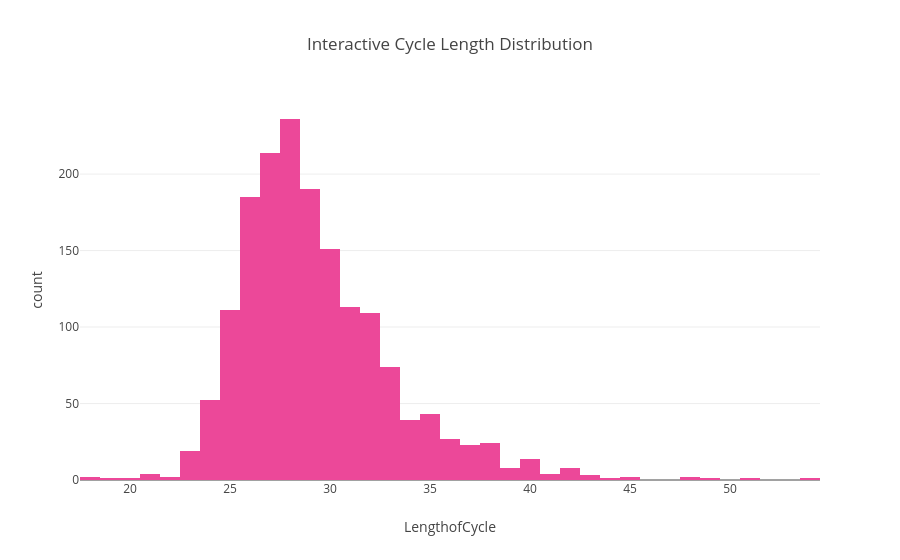
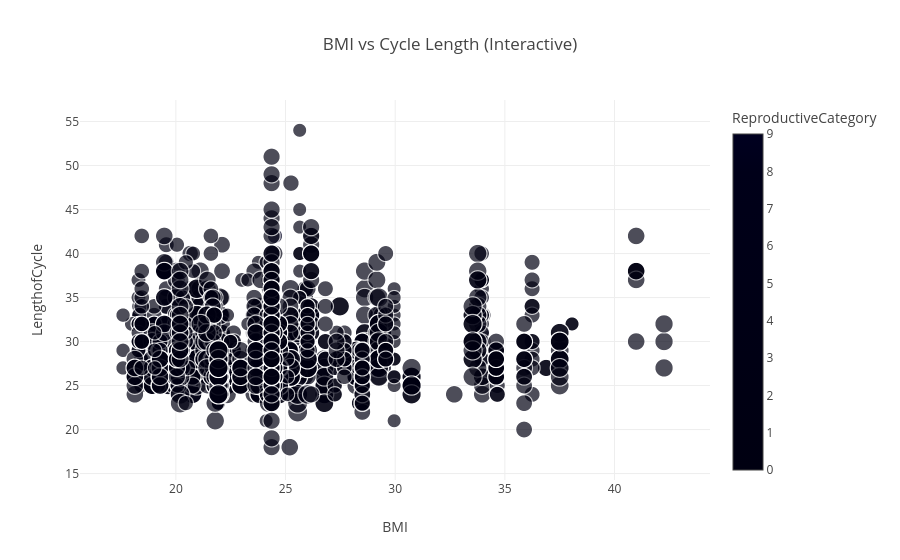
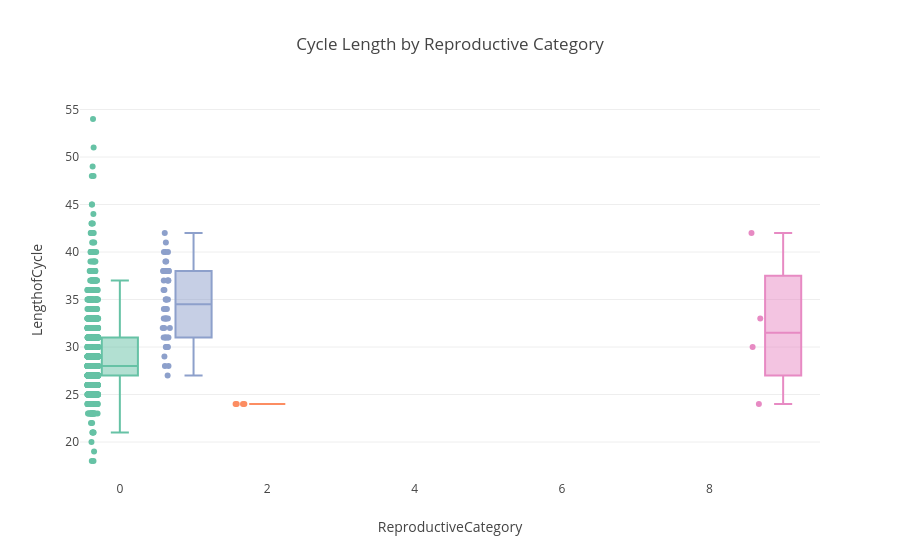
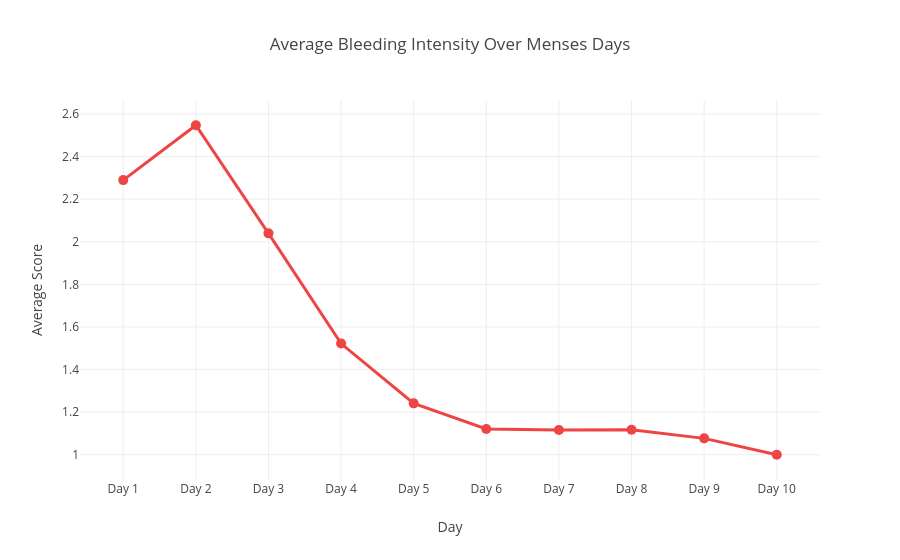

The cell these charts' notebook holds for them, in order:
### Markdown cell above
## 7. Visualisations

### Code cell
import pandas as pd
import numpy as np
import matplotlib.pyplot as plt
import seaborn as sns
import plotly.express as px
import plotly.graph_objects as go
from plotly.subplots import make_subplots

# Load data
df = pd.read_csv("C:/Users/vidus/Downloads/data_imputed.csv")

print("="*60)
print("DATASET OVERVIEW")
print("="*60)
print(f"Total Clients: {df['ClientID'].nunique()}")
print(f"Total Cycles: {len(df)}")
print(f"\nColumns: {df.shape[1]}")

# ============================================
# STATIC VISUALIZATIONS (Matplotlib/Seaborn)
# ============================================

sns.set_style("whitegrid")
fig, axes = plt.subplots(2, 3, figsize=(18, 10))
fig.suptitle('Menstrual Cycle Analysis Dashboard', fontsize=20, fontweight='bold')

# 1. Cycle Length Distribution
sns.histplot(df['LengthofCycle'].dropna(), bins=30, kde=True, color='#ec4899', ax=axes[0,0])
axes[0,0].set_title('Cycle Length Distribution', fontweight='bold', fontsize=12)
axes[0,0].set_xlabel('Days')

# 2. Age vs Cycle Length
sns.boxplot(data=df, x=pd.cut(df['Age'], bins=[17,25,30,35,40,45]), 
            y='LengthofCycle', palette='Set2', ax=axes[0,1])
axes[0,1].set_title('Cycle Length by Age Group', fontweight='bold', fontsize=12)
axes[0,1].set_xlabel('Age Group')
axes[0,1].tick_params(axis='x', rotation=45)

# 3. BMI vs Cycle Length
sns.scatterplot(data=df, x='BMI', y='LengthofCycle', hue='ReproductiveCategory',
                palette='viridis', s=80, alpha=0.6, ax=axes[0,2])
axes[0,2].set_title('BMI vs Cycle Length', fontweight='bold', fontsize=12)
axes[0,2].legend(fontsize=8)

# 4. Reproductive Category Distribution
repro_counts = df['ReproductiveCategory'].value_counts()
colors = sns.color_palette('pastel')
axes[1,0].pie(repro_counts.values, labels=repro_counts.index, 
              autopct='%1.1f%%', colors=colors)
axes[1,0].set_title('Reproductive Category', fontweight='bold', fontsize=12)

# 5. Luteal Phase Length
sns.histplot(df['LengthofLutealPhase'].dropna(), bins=20, kde=True, 
             color='#8b5cf6', ax=axes[1,1])
axes[1,1].set_title('Luteal Phase Length Distribution', fontweight='bold', fontsize=12)
axes[1,1].set_xlabel('Days')

# 6. Menses Length vs Cycle Length
sns.scatterplot(data=df, x='LengthofCycle', y='LengthofMenses', 
                hue='CycleWithPeakorNot', palette='Set1', s=60, alpha=0.5, ax=axes[1,2])
axes[1,2].set_title('Menses vs Cycle Length', fontweight='bold', fontsize=12)
axes[1,2].legend(fontsize=8)

plt.tight_layout()
plt.savefig('cycle_analysis_dashboard.png', dpi=300, bbox_inches='tight')
plt.show()

# ============================================
# CORRELATION HEATMAP
# ============================================

fig, ax = plt.subplots(figsize=(12, 10))
numeric_cols = ['Age', 'BMI', 'Height', 'Weight', 'LengthofCycle', 
                'MeanCycleLength', 'LengthofMenses', 'LengthofLutealPhase',
                'TotalNumberofHighDays', 'TotalDaysofFertility']
numeric_cols = [col for col in numeric_cols if col in df.columns]

correlation = df[numeric_cols].corr()
sns.heatmap(correlation, annot=True, fmt='.2f', cmap='coolwarm', 
            center=0, square=True, ax=ax, cbar_kws={'label': 'Correlation'},
            linewidths=0.5)
ax.set_title('Feature Correlation Matrix', fontsize=16, fontweight='bold', pad=20)
plt.tight_layout()
plt.savefig('correlation_heatmap.png', dpi=300, bbox_inches='tight')
plt.show()

# ============================================
# INTERACTIVE VISUALIZATIONS (Plotly)
# ============================================

# 1. Interactive Cycle Length Distribution
fig1 = px.histogram(df, x='LengthofCycle', nbins=40, 
                    title='Interactive Cycle Length Distribution',
                    color_discrete_sequence=['#ec4899'])
fig1.update_layout(showlegend=False, height=500)
fig1.write_html('interactive_cycle_distribution.html')
fig1.show()

# 2. Interactive Scatter: BMI vs Cycle Length
fig2 = px.scatter(df, x='BMI', y='LengthofCycle', 
                  color='ReproductiveCategory', size='Age',
                  hover_data=['ClientID', 'CycleNumber', 'LengthofMenses'],
                  title='BMI vs Cycle Length (Interactive)',
                  color_discrete_sequence=px.colors.qualitative.Vivid)
fig2.update_layout(height=600)
fig2.write_html('interactive_bmi_cycle.html')
fig2.show()

# 3. Interactive Box Plot: Cycle Length by Reproductive Category
fig3 = px.box(df, x='ReproductiveCategory', y='LengthofCycle',
              color='ReproductiveCategory', points='all',
              title='Cycle Length by Reproductive Category',
              color_discrete_sequence=px.colors.qualitative.Set2)
fig3.update_layout(showlegend=False, height=500)
fig3.write_html('interactive_repro_category.html')
fig3.show()

# 4. Interactive Line: Menses Scores Over Days
menses_cols = [f'MensesScoreDay{day}' for day in 
               ['One', 'Two', 'Three', 'Four', 'Five', 'Six', 'Seven', 'Eight', 'Nine', 'Ten']]
menses_cols = [col for col in menses_cols if col in df.columns]

if menses_cols:
    menses_avg = df[menses_cols].mean()
    menses_data = pd.DataFrame({
        'Day': [f'Day {i+1}' for i in range(len(menses_avg))],
        'Average Score': menses_avg.values
    })
    
    fig4 = px.line(menses_data, x='Day', y='Average Score',
                   title='Average Bleeding Intensity Over Menses Days',
                   markers=True)
    fig4.update_traces(line=dict(color='#ef4444', width=3),
                      marker=dict(size=10))
    fig4.update_layout(height=500)
    fig4.write_html('interactive_menses_pattern.html')
    fig4.show()

# 5. Interactive 3D Scatter
#fig5 = px.scatter_3d(df, x='Age', y='BMI', z='LengthofCycle',
                     #color='ReproductiveCategory', size='LengthofMenses',
                     #hover_data=['ClientID'],
                     #title='3D View: Age, BMI, and Cycle Length',
                     #color_discrete_sequence=px.colors.qualitative.Bold)
#fig5.update_layout(height=700)
#fig5.write_html('interactive_3d_scatter.html')
#fig5.show()

# 6. Interactive Sunburst: Reproductive Category breakdown
sunburst_data = df.groupby(['ReproductiveCategory', 'CycleWithPeakorNot']).size().reset_index(name='count')
fig6 = px.sunburst(sunburst_data, path=['ReproductiveCategory', 'CycleWithPeakorNot'],
                   values='count', title='Reproductive Category & Peak Detection Breakdown',
                   color_discrete_sequence=px.colors.qualitative.Pastel)
fig6.update_layout(height=600)
fig6.write_html('interactive_sunburst.html')
fig6.show()

# 7. Interactive Dashboard with Multiple Subplots
fig7 = make_subplots(
    rows=2, cols=2,
    subplot_titles=('Cycle Length Distribution', 'Age Distribution',
                    'BMI Distribution', 'Luteal Phase Distribution'),
    specs=[[{'type': 'histogram'}, {'type': 'histogram'}],
           [{'type': 'histogram'}, {'type': 'histogram'}]]
)

fig7.add_trace(go.Histogram(x=df['LengthofCycle'].dropna(), name='Cycle', marker_color='#ec4899'), row=1, col=1)
fig7.add_trace(go.Histogram(x=df['Age'].dropna(), name='Age', marker_color='#8b5cf6'), row=1, col=2)
fig7.add_trace(go.Histogram(x=df['BMI'].dropna(), name='BMI', marker_color='#10b981'), row=2, col=1)
fig7.add_trace(go.Histogram(x=df['LengthofLutealPhase'].dropna(), name='Luteal', marker_color='#f59e0b'), row=2, col=2)

fig7.update_layout(height=700, title_text='Multi-Variable Distribution Dashboard', showlegend=False)
fig7.write_html('interactive_dashboard.html')
fig7.show()

# 5. Interactive 3D Scatter
# Remove NaN values and use a default size for missing data
#df_3d = df.dropna(subset=['Age', 'BMI', 'LengthofCycle', 'LengthofMenses'])

#fig5 = px.scatter_3d(df_3d, x='Age', y='BMI', z='LengthofCycle',
                     #color='ReproductiveCategory', size='LengthofMenses',
                     #hover_data=['ClientID'],
                     #title='3D View: Age, BMI, and Cycle Length',
                     #color_discrete_sequence=px.colors.qualitative.Bold)
#fig5.update_layout(height=700)
#fig5.write_html('interactive_3d_scatter.html')
#fig5.show()

print("\n" + "="*60)
print("VISUALIZATION FILES CREATED")
print("="*60)
print("Static:")
print("  • cycle_analysis_dashboard.png")
print("  • correlation_heatmap.png")
print("\nInteractive HTML:")
print("  • interactive_cycle_distribution.html")
print("  • interactive_bmi_cycle.html")
print("  • interactive_repro_category.html")
print("  • interactive_menses_pattern.html")
#print("  • interactive_3d_scatter.html")
print("  • interactive_sunburst.html")
print("  • interactive_dashboard.html")
print("\n✓ All visualizations complete!")

### Figure 1 — Plotly figure (JSON) as saved in the notebook; plotly's stock layout.template omitted (floating-point values rounded to 4 significant figures; data arrays with more than 128 entries replaced by an {"elided": "..."} marker saying what was removed)
{"data": [{"alignmentgroup": "True", "bingroup": "x", "hovertemplate": "LengthofCycle=%{x}<br>count=%{y}<extra></extra>", "legendgroup": "", "marker": {"color": "#ec4899", "pattern": {"shape": ""}}, "name": "", "nbinsx": 40, "offsetgroup": "", "orientation": "v", "showlegend": false, "type": "histogram", "x": {"elided": "1665 int values"}, "xaxis": "x", "yaxis": "y"}], "layout": {"autosize": true, "barmode": "relative", "legend": {"tracegroupgap": 0}, "showlegend": false, "title": {"text": "Interactive Cycle Length Distribution"}, "xaxis": {"anchor": "y", "autorange": true, "domain": [0, 1], "range": [17.5, 54.5], "title": {"text": "LengthofCycle"}, "type": "linear"}, "yaxis": {"anchor": "x", "autorange": true, "domain": [0, 1], "range": [0, 248.4], "title": {"text": "count"}}}}

### Figure 2 — Plotly figure (JSON) as saved in the notebook; plotly's stock layout.template omitted (floating-point values rounded to 4 significant figures; data arrays with more than 128 entries replaced by an {"elided": "..."} marker saying what was removed)
{"data": [{"customdata": {"elided": "1665x3 mixed values"}, "hovertemplate": "BMI=%{x}<br>LengthofCycle=%{y}<br>Age=%{marker.size}<br>ClientID=%{customdata[0]}<br>CycleNumber=%{customdata[1]}<br>LengthofMenses=%{customdata[2]}<br>ReproductiveCategory=%{marker.color}<extra></extra>", "legendgroup": "", "marker": {"color": {"elided": "1665 int values"}, "coloraxis": "coloraxis", "size": {"elided": "1665 float values"}, "sizemode": "area", "sizeref": 0.1075, "symbol": "circle"}, "mode": "markers", "name": "", "showlegend": false, "type": "scattergl", "x": {"elided": "1665 float values"}, "xaxis": "x", "y": {"elided": "1665 int values"}, "yaxis": "y"}], "layout": {"autosize": true, "coloraxis": {"colorbar": {"title": {"text": "ReproductiveCategory"}}, "colorscale": [[0, "#000011"], [0.1111, "#000012"], [0.2222, "#000013"], [0.3333, "#000014"], [0.4444, "#000015"], [0.5556, "#000016"], [0.6667, "#000017"], [0.7778, "#000018"], [0.8889, "#000019"], [1, "#000020"]]}, "legend": {"itemsizing": "constant", "tracegroupgap": 0}, "title": {"text": "BMI vs Cycle Length (Interactive)"}, "xaxis": {"anchor": "y", "autorange": true, "domain": [0, 1], "range": [15.32, 44.73], "title": {"text": "BMI"}, "type": "linear"}, "yaxis": {"anchor": "x", "autorange": true, "domain": [0, 1], "range": [14.44, 57.3], "title": {"text": "LengthofCycle"}, "type": "linear"}}}

### Figure 3 — Plotly figure (JSON) as saved in the notebook; plotly's stock layout.template omitted (floating-point values rounded to 4 significant figures; data arrays with more than 128 entries replaced by an {"elided": "..."} marker saying what was removed)
{"data": [{"alignmentgroup": "True", "boxpoints": "all", "hovertemplate": "ReproductiveCategory=%{x}<br>LengthofCycle=%{y}<extra></extra>", "legendgroup": "0", "marker": {"color": "rgb(102,194,165)"}, "name": "0", "notched": false, "offsetgroup": "0", "orientation": "v", "showlegend": true, "type": "box", "x": {"elided": "1609 int values"}, "x0": " ", "xaxis": "x", "y": {"elided": "1609 int values"}, "y0": " ", "yaxis": "y"}, {"alignmentgroup": "True", "boxpoints": "all", "hovertemplate": "ReproductiveCategory=%{x}<br>LengthofCycle=%{y}<extra></extra>", "legendgroup": "2", "marker": {"color": "rgb(252,141,98)"}, "name": "2", "notched": false, "offsetgroup": "2", "orientation": "v", "showlegend": true, "type": "box", "x": [2, 2, 2, 2], "x0": " ", "xaxis": "x", "y": [24, 24, 24, 24], "y0": " ", "yaxis": "y"}, {"alignmentgroup": "True", "boxpoints": "all", "hovertemplate": "ReproductiveCategory=%{x}<br>LengthofCycle=%{y}<extra></extra>", "legendgroup": "1", "marker": {"color": "rgb(141,160,203)"}, "name": "1", "notched": false, "offsetgroup": "1", "orientation": "v", "showlegend": true, "type": "box", "x": [1, 1, 1, 1, 1, 1, 1, 1, 1, 1, 1, 1, 1, 1, 1, 1, 1, 1, 1, 1, 1, 1, 1, 1, 1, 1, 1, 1, 1, 1, 1, 1, 1, 1, 1, 1, 1, 1, 1, 1, 1, 1, 1, 1, 1, 1, 1, 1], "x0": " ", "xaxis": "x", "y": [33, 33, 34, 33, 30, 31, 37, 33, 36, 37, 32, 35, 28, 37, 40, 37, 31, 30, 33, 31, 31, 34, 34, 38, 28, 36, 35, 39, 41, 38, 40, 27, 30, 30, 29, 38, 32, 38, 38, 39, 38, 31, 35, 35, 32, 38, 42, 40], "y0": " ", "yaxis": "y"}, {"alignmentgroup": "True", "boxpoints": "all", "hovertemplate": "ReproductiveCategory=%{x}<br>LengthofCycle=%{y}<extra></extra>", "legendgroup": "9", "marker": {"color": "rgb(231,138,195)"}, "name": "9", "notched": false, "offsetgroup": "9", "orientation": "v", "showlegend": true, "type": "box", "x": [9, 9, 9, 9], "x0": " ", "xaxis": "x", "y": [33, 42, 24, 30], "y0": " ", "yaxis": "y"}], "layout": {"autosize": true, "boxmode": "overlay", "legend": {"title": {"text": "ReproductiveCategory"}, "tracegroupgap": 0}, "showlegend": false, "title": {"text": "Cycle Length by Reproductive Category"}, "xaxis": {"anchor": "y", "autorange": true, "categoryarray": [0, 2, 1, 9], "categoryorder": "array", "domain": [0, 1], "range": [-0.5559, 9.5], "title": {"text": "ReproductiveCategory"}, "type": "linear"}, "yaxis": {"anchor": "x", "autorange": true, "domain": [0, 1], "range": [16, 56], "title": {"text": "LengthofCycle"}, "type": "linear"}}}

### Figure 4 — Plotly figure (JSON) as saved in the notebook; plotly's stock layout.template omitted (floating-point values rounded to 4 significant figures)
{"data": [{"hovertemplate": "Day=%{x}<br>Average Score=%{y}<extra></extra>", "legendgroup": "", "line": {"color": "#ef4444", "dash": "solid", "width": 3}, "marker": {"size": 10, "symbol": "circle"}, "mode": "lines+markers", "name": "", "orientation": "v", "showlegend": false, "type": "scatter", "x": ["Day 1", "Day 2", "Day 3", "Day 4", "Day 5", "Day 6", "Day 7", "Day 8", "Day 9", "Day 10"], "xaxis": "x", "y": [2.29, 2.547, 2.04, 1.522, 1.241, 1.121, 1.116, 1.118, 1.077, 1], "yaxis": "y"}], "layout": {"autosize": true, "legend": {"tracegroupgap": 0}, "title": {"text": "Average Bleeding Intensity Over Menses Days"}, "xaxis": {"anchor": "y", "autorange": true, "domain": [0, 1], "range": [-0.632, 9.632], "title": {"text": "Day"}, "type": "category"}, "yaxis": {"anchor": "x", "autorange": true, "domain": [0, 1], "range": [0.875, 2.672], "title": {"text": "Average Score"}, "type": "linear"}}}
